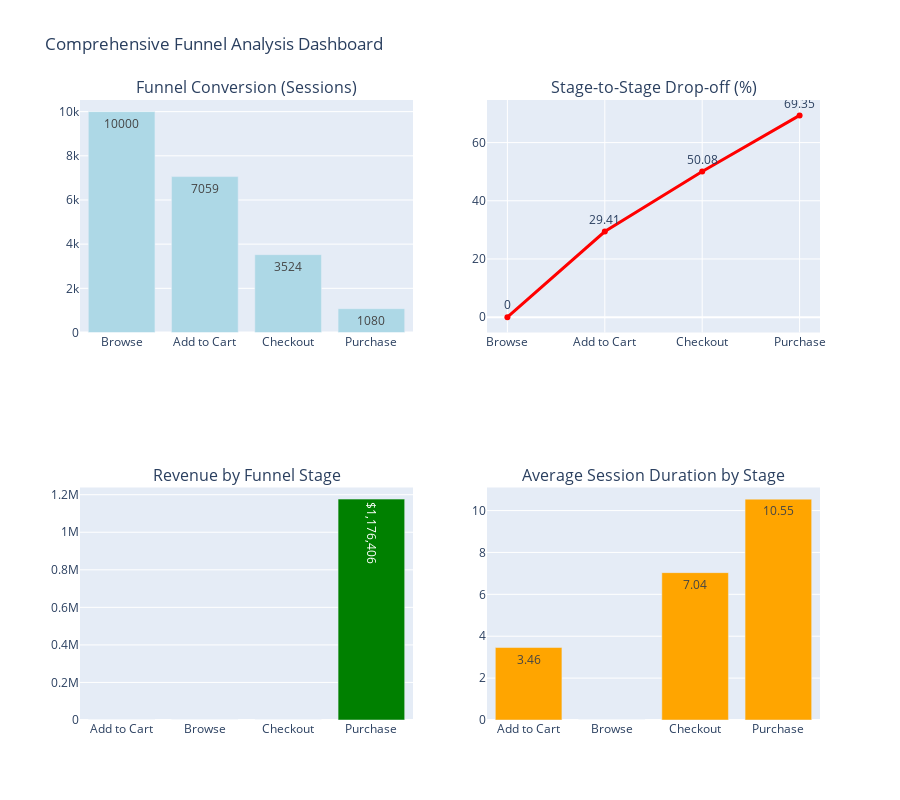

The notebook cell saved with this chart:
### Markdown cell above
### Visulaization - OverAll Funnel

### Code cell
from plotly.subplots import make_subplots
import plotly.graph_objects as go

# Create subplots
fig = make_subplots(
    rows=2, cols=2,
    subplot_titles=(
        'Funnel Conversion (Sessions)',
        'Stage-to-Stage Drop-off (%)',
        'Revenue by Funnel Stage',
        'Average Session Duration by Stage'
    )
)

#Funnel Conversion (SESSIONS)
fig.add_trace(
    go.Bar(
        x=funnel_df['Stage'],
        y=funnel_df['Sessions'],
        text=funnel_df['Sessions'],
        textposition='auto',
        name='Sessions',
        marker_color='lightblue'
    ),
    row=1, col=1
)

# DROP-OFF RATE
fig.add_trace(
    go.Scatter(
        x=funnel_df['Stage'],
        y=funnel_df['Drop_Off_Rate'],
        mode='lines+markers+text',
        text=funnel_df['Drop_Off_Rate'],
        textposition='top center',
        name='Drop-off Rate (%)',
        line=dict(color='red', width=3)
    ),
    row=1, col=2
)


# REVENUE BY FUNNEL STAGE
revenue_by_stage = (
    session_summary
    .groupby('Max_Funnel_Stage')['Revenue']
    .sum()
    .reset_index()
)

fig.add_trace(
    go.Bar(
        x=revenue_by_stage['Max_Funnel_Stage'],
        y=revenue_by_stage['Revenue'],
        text=[f"${x:,.0f}" for x in revenue_by_stage['Revenue']],
        textposition='auto',
        name='Revenue',
        marker_color='green'
    ),
    row=2, col=1
)

#Session Duration by Stage
duration_by_stage = (
    session_summary
    .groupby('Max_Funnel_Stage')['Session_Duration_Min']
    .mean()
    .reset_index()
)

fig.add_trace(
    go.Bar(
        x=duration_by_stage['Max_Funnel_Stage'],
        y=duration_by_stage['Session_Duration_Min'],
        text=duration_by_stage['Session_Duration_Min'].round(2),
        textposition='auto',
        name='Avg Session Duration (min)',
        marker_color='orange'
    ),
    row=2, col=2
)



fig.update_layout(
    height=800,
    title_text='Comprehensive Funnel Analysis Dashboard',
    showlegend=False
)

fig.show()

### Figure 1 — Plotly figure (JSON) as saved in the notebook; plotly's stock layout.template omitted (floating-point values rounded to 4 significant figures)
{"data": [{"marker": {"color": "lightblue"}, "name": "Sessions", "text": [10000.0, 7059.0, 3524.0, 1080.0], "textposition": "auto", "type": "bar", "x": ["Browse", "Add to Cart", "Checkout", "Purchase"], "xaxis": "x", "y": [10000, 7059, 3524, 1080], "yaxis": "y"}, {"line": {"color": "red", "width": 3}, "mode": "lines+markers+text", "name": "Drop-off Rate (%)", "text": [0.0, 29.41, 50.08, 69.35], "textposition": "top center", "type": "scatter", "x": ["Browse", "Add to Cart", "Checkout", "Purchase"], "xaxis": "x2", "y": [0.0, 29.41, 50.08, 69.35], "yaxis": "y2"}, {"marker": {"color": "green"}, "name": "Revenue", "text": ["$0", "$0", "$0", "$1,176,406"], "textposition": "auto", "type": "bar", "x": ["Add to Cart", "Browse", "Checkout", "Purchase"], "xaxis": "x3", "y": [0.0, 0.0, 0.0, 1176000.0], "yaxis": "y3"}, {"marker": {"color": "orange"}, "name": "Avg Session Duration (min)", "text": [3.46, 0.0, 7.04, 10.55], "textposition": "auto", "type": "bar", "x": ["Add to Cart", "Browse", "Checkout", "Purchase"], "xaxis": "x4", "y": [3.461, 0.0, 7.036, 10.55], "yaxis": "y4"}], "layout": {"annotations": [{"font": {"size": 16}, "showarrow": false, "text": "Funnel Conversion (Sessions)", "x": 0.225, "xanchor": "center", "xref": "paper", "y": 1, "yanchor": "bottom", "yref": "paper"}, {"font": {"size": 16}, "showarrow": false, "text": "Stage-to-Stage Drop-off (%)", "x": 0.775, "xanchor": "center", "xref": "paper", "y": 1, "yanchor": "bottom", "yref": "paper"}, {"font": {"size": 16}, "showarrow": false, "text": "Revenue by Funnel Stage", "x": 0.225, "xanchor": "center", "xref": "paper", "y": 0.375, "yanchor": "bottom", "yref": "paper"}, {"font": {"size": 16}, "showarrow": false, "text": "Average Session Duration by Stage", "x": 0.775, "xanchor": "center", "xref": "paper", "y": 0.375, "yanchor": "bottom", "yref": "paper"}], "height": 800, "showlegend": false, "title": {"text": "Comprehensive Funnel Analysis Dashboard"}, "xaxis": {"anchor": "y", "domain": [0, 0.45]}, "xaxis2": {"anchor": "y2", "domain": [0.55, 1]}, "xaxis3": {"anchor": "y3", "domain": [0, 0.45]}, "xaxis4": {"anchor": "y4", "domain": [0.55, 1]}, "yaxis": {"anchor": "x", "domain": [0.625, 1]}, "yaxis2": {"anchor": "x2", "domain": [0.625, 1]}, "yaxis3": {"anchor": "x3", "domain": [0, 0.375]}, "yaxis4": {"anchor": "x4", "domain": [0, 0.375]}}}
